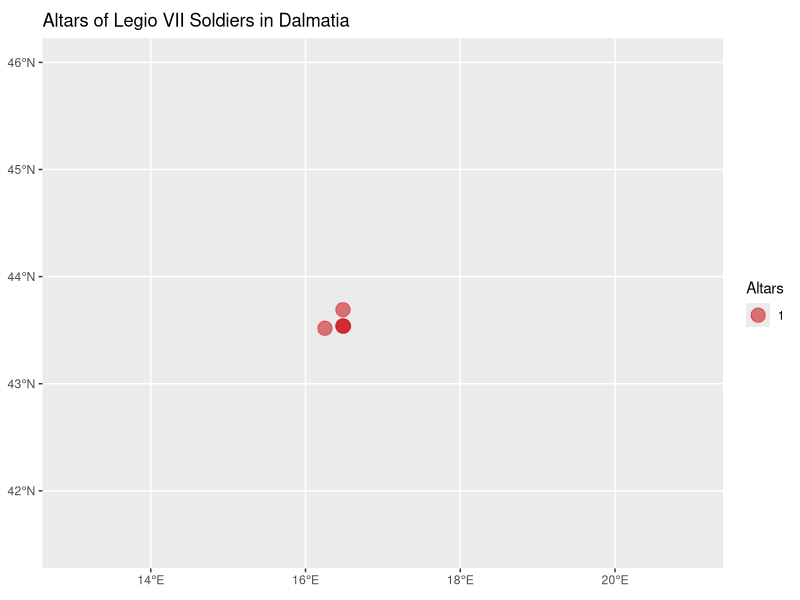
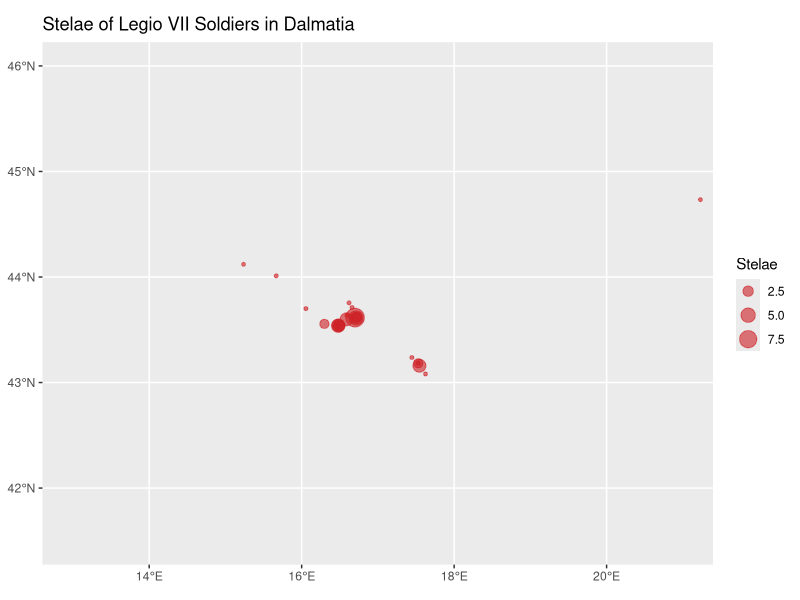

Source code (R) for these figures, in order:
# making a scatter plot with data from Bromans Dataset
# source data: https://doi.org/10.6078/M7X34VK8
# Author: Ewan Coopey
# Creation: 29/06/2022
# Last Edit: 29/06/2022

library(tibble)
library(data.table)
library(dplyr)
library(sqldf)
library(ggplot2)
library(ggrepel)
library(sf)
library("rnaturalearthdata")
library("rnaturalearth")


Epigraphy <- read.csv('analysis/all_monument_with_location.csv')

str(Epigraphy)


allaltars <- sqldf ("Select * From Epigraphy
                      Where MonumentType = 'altar'")

allaltarsplace <- na.omit(allaltars %>%
                                select(Ancient_Site,LAT,LONG) %>%
                                group_by(Ancient_Site) %>%
                                count(Ancient_Site,LAT,LONG) %>%
                                arrange(desc(n))) 

(allaltars_ll <- st_as_sf(allaltarsplace, coords = c('LONG', 'LAT'), remove = FALSE,
                                   crs = 4326, agr = "constant"))

## plotting

ggplot() + 
  geom_sf(data = allaltars_ll, aes(size = n), alpha=0.6, colour = '#cd2026') +
  labs(size = 'Altars') +
  ggtitle("Altars of Legio VII Soldiers in Dalmatia") +
  coord_sf(default_crs = st_crs(4326), xlim = c(13, 21), ylim = c(41.5, 46))

# now stela

allstela <- sqldf ("Select * From Epigraphy
                      Where MonumentType = 'stela'")

allstelaplace <- na.omit(allstela %>%
                            select(Ancient_Site,LAT,LONG) %>%
                            group_by(Ancient_Site) %>%
                            count(Ancient_Site,LAT,LONG) %>%
                            arrange(desc(n))) 

(allstela_ll <- st_as_sf(allstelaplace, coords = c('LONG', 'LAT'), remove = FALSE,
                          crs = 4326, agr = "constant"))

## plotting

ggplot() + 
  geom_sf(data = allstela_ll, aes(size = n), alpha=0.6, colour = '#cd2026') +
  labs(size = 'Stelae') +
  ggtitle("Stelae of Legio VII Soldiers in Dalmatia") +
  coord_sf(default_crs = st_crs(4326), xlim = c(13, 21), ylim = c(41.5, 46))

## now compare distribution between CPF and non CPF
